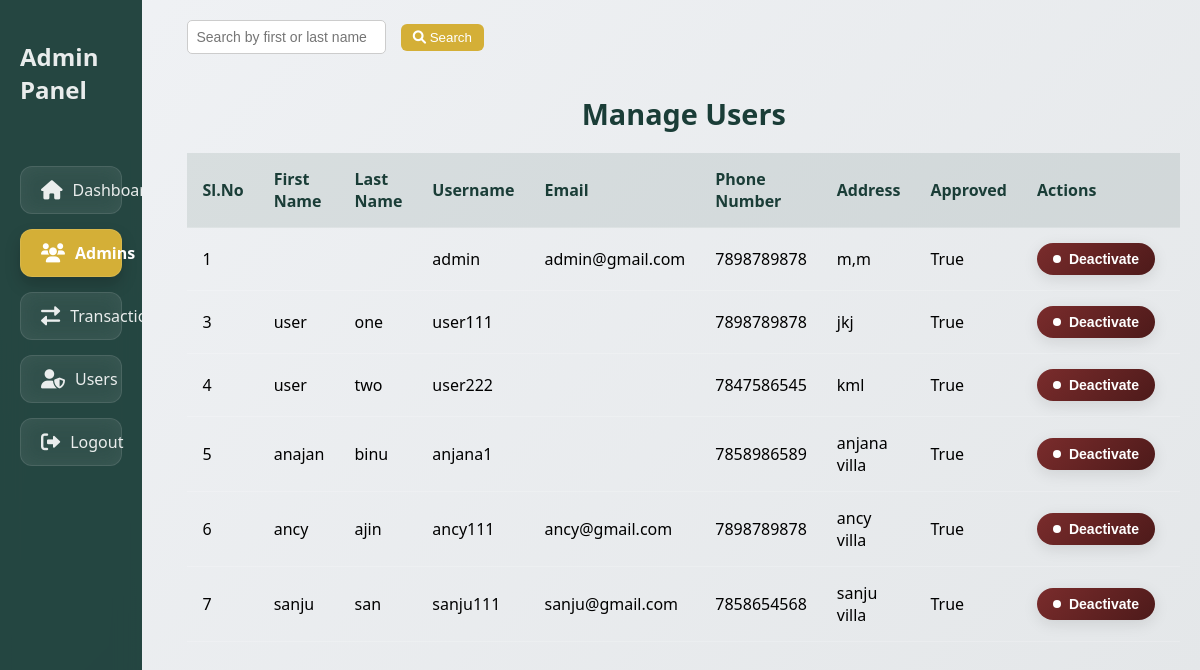
/investapp/admin/user-list/ (signed in), run on an earlier commit of the app's database.
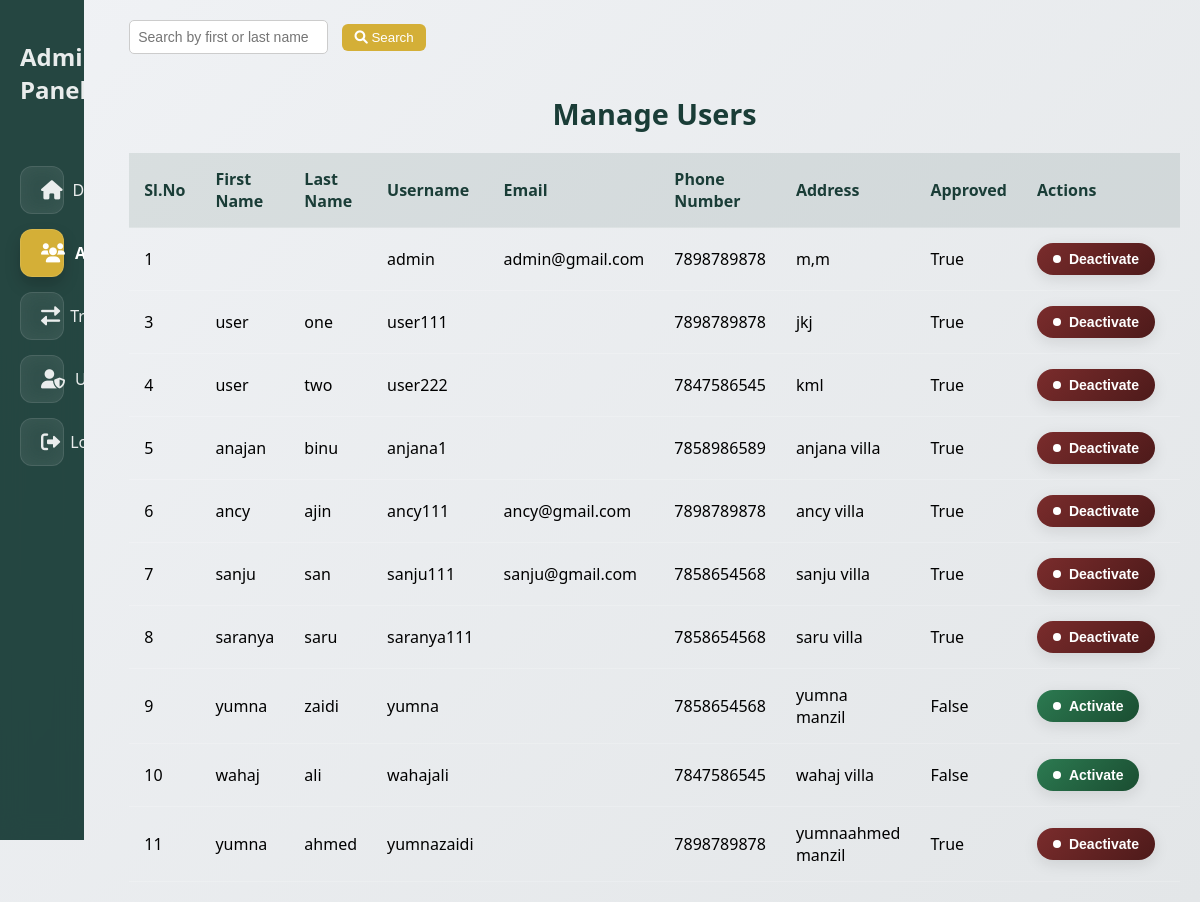
And on a later commit of the database.
### investapp/models.py (models this page shows, shortened)
class CustomUser(AbstractUser):
    phone_number = models.CharField(max_length=15)
    address = models.TextField()
    is_approved = models.BooleanField(default=False)  # Only approved users can log in

### investapp/views.py (the view, shortened to what this page needs)
# urls.py: path('admin/user-list/', views.admin_user_list, name='admin-user-list'),
@user_passes_test(superuser_required)
def admin_user_list(request):
    User = get_user_model()
    search_query = request.GET.get('search', '')  # Default to empty string if no search query
    if search_query:
        users = User.objects.exclude(username='developer').filter(
            first_name__icontains=search_query
        ) | User.objects.exclude(username='developer').filter(
            last_name__icontains=search_query
        )
    else:
        users = User.objects.exclude(username='developer')  # If no search query, show all users
    return render(request, 'manage_users.html', {'users': users, 'search_query': search_query})

### investapp/views.py (called while the page is built)
def superuser_required(user):
    return user.is_authenticated and user.is_superuser

### investapp/templates/manage_users.html (shortened to what this page needs)
<!DOCTYPE html>
<html lang="en">
<head>
    <link href="https://cdnjs.cloudflare.com/ajax/libs/font-awesome/6.0.0/css/all.min.css" rel="stylesheet">
</head>
<body>
    <div class="sidebar">
        <h2>Admin Panel</h2>
        <ul class="sidebar-menu">
            <li>
                <a href="{% url 'transaction_list' %}" class="sidebar-link">
                    <i class="fas fa-home"></i> Dashboard
                </a>
            </li>
            <li>
                <a href="{% url 'admin-user-list' %}" class="sidebar-link">
                    <i class="fas fa-users"></i> Admins
                </a>
            </li>
            <li>
                <a href="{% url 'create_transaction' %}" class="sidebar-link">
                    <i class="fas fa-exchange-alt"></i> Transactions
                </a>
            </li>
            <li>
                <a href="{% url 'admin_user_home' %}" class="sidebar-link">
                    <i class="fas fa-user-shield"></i> Users
                </a>
            </li>
            <li>
                <a href="{% url 'logout' %}" class="sidebar-link">
                    <i class="fas fa-sign-out-alt"></i> Logout
                </a>
            </li>
        </ul>
    </div>
    <div class="main-content">
        <form method="get" action="{% url 'admin-user-list' %}">
            <input type="text" name="search" value="{{ search_query }}" placeholder="Search by first or last name" class="search-bar">
            <button type="submit" class="btn btn-gold">
                <i class="fas fa-search"></i> Search
            </button>
        </form>
        <h2 class="manage-users-header">Manage Users</h2>
        <table class="ledger-table">
            <thead>
                <tr>
                    <th>Sl.No</th>
                    <th>First Name</th>
                    <th>Last Name</th>
                    <th>Username</th>
                    <th>Email</th>
                    <th>Phone Number</th>
                    <th>Address</th>
                    <th>Approved</th>
                    <th>Actions</th>
                </tr>
            </thead>
            <tbody>
            {% for user in users %}
            <tr>
                <td>{{ user.id }}</td>
                <td>{{ user.first_name }}</td>
                <td>{{ user.last_name }}</td>
                <td>{{ user.username }}</td>
                <td>{{ user.email }}</td>
                <td>{{ user.phone_number }}</td>
                <td>{{ user.address }}</td>
                <td>{{ user.is_approved }}</td>
                <td>
                    <form method="post">
                        {% if user.is_approved %}
                            <button type="submit" name="action" value="toggle" class="status status-debited">Deactivate</button>
                        {% else %}
                            <button type="submit" name="action" value="toggle" class="status status-approved">Activate</button>
                        {% endif %}
                    </form>
                </td>
            </tr>
            {% endfor %}
            </tbody>
        </table>
    </div>
</body>
</html>

### investapp/templates/manage_users.html (style rules this page uses)
:root { --glass-bg: rgba(255, 255, 255, 0.15); --glass-border: rgba(255, 255, 255, 0.18); --glass-shadow: rgba(0, 0, 0, 0.1); --primary-dark: #1a3d37; --primary-light: #2c5851; --accent-gold: #d4af37; --success: #2c7a51; --info: #2c5178; --warning: #7a632c; --danger: #7a2c2c; --text-primary: #2d3436; --text-light: rgba(255, 255, 255, 0.9); --blur-amount: 12px; }
body { margin: 0; font-family: 'Segoe UI', system-ui, -apple-system, sans-serif; background: linear-gradient(135deg, #f0f2f5, #e3e6e8); display: flex; min-height: 100vh; }
.sidebar { width: 250px; background: rgba(26, 61, 55, 0.95); backdrop-filter: blur(var(--blur-amount)); padding: 20px; color: var(--text-light); display: flex; flex-direction: column; height: 100vh; overflow-y: auto; }
.sidebar-menu { list-style: none; padding: 0; margin-top: 40px; }
.sidebar-menu li { margin-bottom: 15px; }
.sidebar-menu a { display: flex; align-items: center; padding: 12px 20px; color: var(--text-light); text-decoration: none; border-radius: 12px; transition: all 0.3s ease; background: rgba(255, 255, 255, 0.1); backdrop-filter: blur(10px); border: 1px solid rgba(255, 255, 255, 0.1); }
.sidebar-menu a i { margin-right: 10px; font-size: 1.2em; }
.sidebar-menu a:hover, .sidebar-menu a.active { background: var(--accent-gold); color: white; font-weight: bold; box-shadow: 0 8px 16px rgba(0, 0, 0, 0.2); }
.main-content { flex: 1; padding: 20px; margin-left: 25px; }
h2.manage-users-header { text-align: center; margin-top: 40px; margin-bottom: 20px; color: var(--primary-dark); font-size: 1.8em; font-weight: 600; }
.ledger-table { width: 100%; border-collapse: separate; border-spacing: 0; margin-top: 20px; }
.ledger-table th, .ledger-table td { padding: 15px; text-align: left; border-bottom: 1px solid var(--glass-border); }
.ledger-table th { background: rgba(26, 61, 55, 0.1); color: var(--primary-dark); font-weight: 600; }
.status-approved { background: linear-gradient(135deg, var(--success), #1a4d31); }
.status-debited { background: linear-gradient(135deg, var(--danger), #4d1a1a); }
.status { padding: 8px 16px; border-radius: 20px; font-size: 14px; font-weight: 600; display: inline-flex; align-items: center; gap: 8px; transition: all 0.3s ease; color: white; box-shadow: 0 4px 15px rgba(0, 0, 0, 0.1); backdrop-filter: blur(10px); }
.status::before { content: ''; width: 8px; height: 8px; border-radius: 50%; background: white; display: inline-block; }
.search-bar { padding: 8px; margin-right: 10px; border-radius: 5px; border: 1px solid #ccc; font-size: 14px; }
button { padding: 6px 12px; border: none; background: var(--accent-gold); color: white; border-radius: 6px; cursor: pointer; margin-right: 10px; }

What changed in the data, as far as the page shows it:
added CustomUser: id "8", first_name "saranya", last_name "saru", username "saranya111", phone_number "7858654568", address "saru villa", is_approved "True", shows "Deactivate"
added CustomUser: id "9", first_name "yumna", last_name "zaidi", username "yumna", phone_number "7858654568", address "yumna manzil", is_approved "False", shows "Activate"
added CustomUser: id "10", first_name "wahaj", last_name "ali", username "wahajali", phone_number "7847586545", address "wahaj villa", is_approved "False", shows "Activate"
added CustomUser: id "11", first_name "yumna", last_name "ahmed", username "yumnazaidi", phone_number "7898789878", address "yumnaahmed manzil", is_approved "True", shows "Deactivate"
